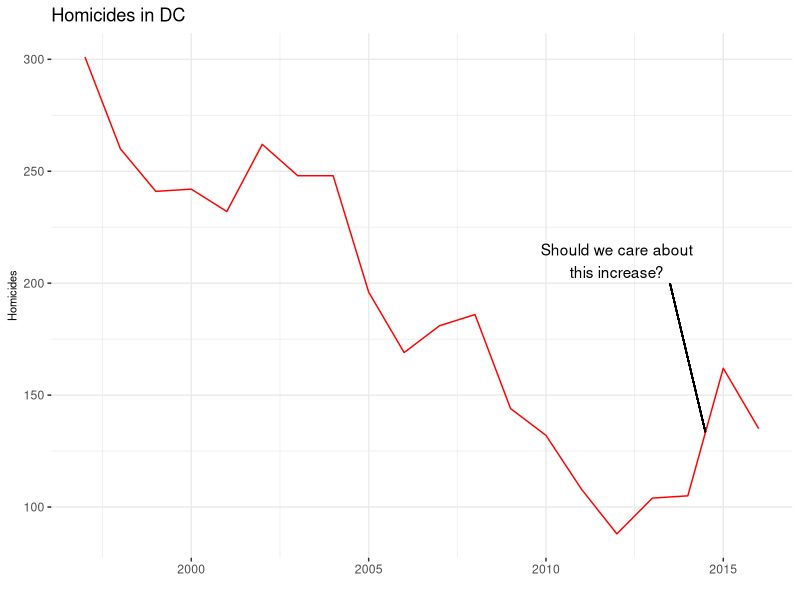

The R source for this figure:
## ---- chunk 1
require(knitr)
knitr::opts_chunk$set(echo=FALSE, warning=FALSE, message=FALSE, cache = F)
## ---- chunk 2
library(ggplot2)
library(dplyr)
dc_homicides = data.frame("year" = seq(from = 1997, to = 2016))
dc_homicides$homicides = c(301, 260, 241, 242, 232, 262, 248, 248, 196, 169, 181, 186, 144, 132, 108, 88, 104, 105, 162, 135)
dc_homicides$year = as.Date(paste0(dc_homicides$year, "-01-01"))

ggplot(dc_homicides, aes(x = as.Date(year), y = homicides)) + geom_line(colour = "red") + scale_x_date() + ylab("Homicides") + xlab("") + theme_bw() + theme(panel.border = element_blank(), panel.background = element_blank(), axis.title = element_text(size = 8), legend.title = element_blank()) +
    geom_segment(aes(x = as.Date("2014-07-01"), y = (162 - 105)/2 + 105, xend = as.Date("2013-07-01"), yend =200)) +
    annotate("text", x = as.Date("2012-01-01"), y = c(215, 205), label = c("Should we care about","this increase?")) + ggtitle("Homicides in DC")
